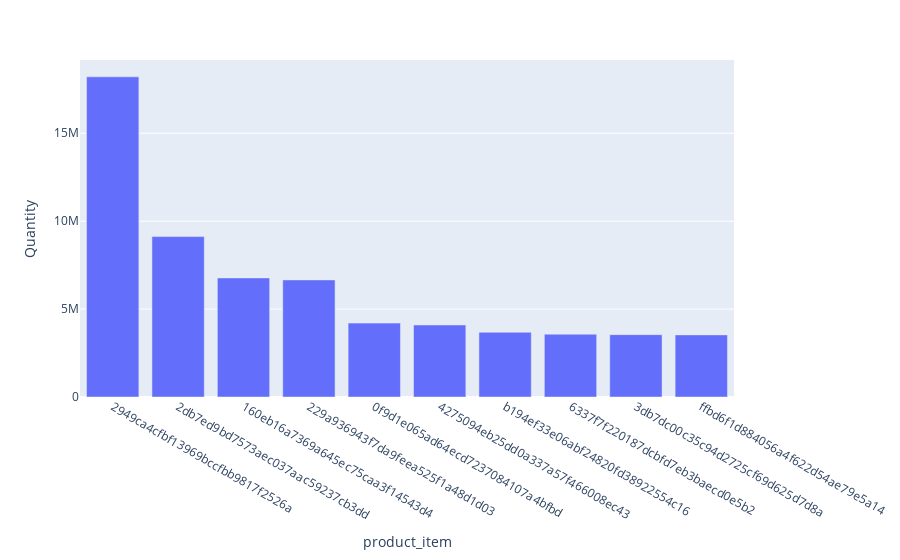

Write notebook code for a chart like this one.
### Markdown cell above
Kalau saya ubah data nya berdasarkan quarterly, cukup stabil pergerakan nya namun memasuki Q4 2022 dan Q1 2023 mengalami penurunan. (Q2 2023 bisa di ignore dulu karena baru ter record 1 minggu penjualan)

### Code cell
product = df.groupby('product_item')['quantity'].sum().sort_values(ascending=False).head(10)
# Create bar plot
fig = px.bar(product, x=product.index, y='quantity', labels={'x': 'Product', 'quantity': 'Quantity'})
fig.show()

### Figure 1 — Plotly figure (JSON) as saved in the notebook; plotly's stock layout.template omitted (floating-point values rounded to 4 significant figures)
{"data": [{"alignmentgroup": "True", "hovertemplate": "product_item=%{x}<br>Quantity=%{y}<extra></extra>", "legendgroup": "", "marker": {"color": "#636efa", "pattern": {"shape": ""}}, "name": "", "offsetgroup": "", "orientation": "v", "showlegend": false, "textposition": "auto", "type": "bar", "x": ["2949ca4cfbf13969bccfbb9817f2526a", "2db7ed9bd7573aec037aac59237cb3dd", "160eb16a7369a645ec75caa3f14543d4", "229a936943f7da9feea525f1a48d1d03", "0f9d1e065ad64ecd7237084107a4bfbd", "4275094eb25dd0a337a57f466008ec43", "b194ef33e06abf24820fd38922554c16", "6337f7f220187dcbfd7eb3baecd0e5b2", "3db7dc00c35c94d2725cf69d625d7d8a", "ffbd6f1d884056a4f622d54ae79e5a14"], "xaxis": "x", "y": [18206376, 9122007, 6771207, 6658518, 4202082, 4096482, 3681026, 3571331, 3546596, 3532900], "yaxis": "y"}], "layout": {"barmode": "relative", "legend": {"tracegroupgap": 0}, "margin": {"t": 60}, "xaxis": {"anchor": "y", "domain": [0, 1], "title": {"text": "product_item"}}, "yaxis": {"anchor": "x", "domain": [0, 1], "title": {"text": "Quantity"}}}}
